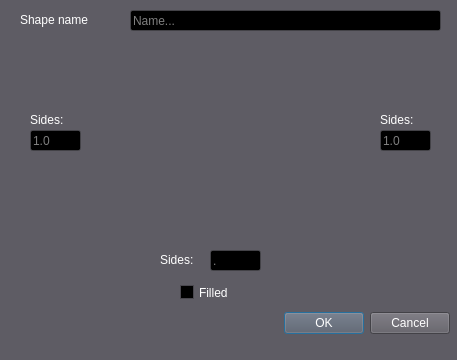
<?xml version="1.0" encoding="UTF-8"?>
<ui version="4.0">
 <class>InputDialogBox</class>
 <widget class="QDialog" name="InputDialogBox">
  <property name="geometry">
   <rect>
    <x>0</x>
    <y>0</y>
    <width>457</width>
    <height>360</height>
   </rect>
  </property>
  <property name="sizePolicy">
   <sizepolicy hsizetype="Minimum" vsizetype="Minimum">
    <horstretch>0</horstretch>
    <verstretch>0</verstretch>
   </sizepolicy>
  </property>
  <property name="minimumSize">
   <size>
    <width>457</width>
    <height>360</height>
   </size>
  </property>
  <property name="maximumSize">
   <size>
    <width>457</width>
    <height>360</height>
   </size>
  </property>
  <property name="palette">
   <palette>
    <active>
     <colorrole role="WindowText">
      <brush brushstyle="SolidPattern">
       <color alpha="255">
        <red>255</red>
        <green>255</green>
        <blue>255</blue>
       </color>
      </brush>
     </colorrole>
     <colorrole role="Button">
      <brush brushstyle="SolidPattern">
       <color alpha="255">
        <red>94</red>
        <green>92</green>
        <blue>100</blue>
       </color>
      </brush>
     </colorrole>
     <colorrole role="Light">
      <brush brushstyle="SolidPattern">
       <color alpha="255">
        <red>141</red>
        <green>138</green>
        <blue>150</blue>
       </color>
      </brush>
     </colorrole>
     <colorrole role="Midlight">
      <brush brushstyle="SolidPattern">
       <color alpha="255">
        <red>117</red>
        <green>115</green>
        <blue>125</blue>
       </color>
      </brush>
     </colorrole>
     <colorrole role="Dark">
      <brush brushstyle="SolidPattern">
       <color alpha="255">
        <red>47</red>
        <green>46</green>
        <blue>50</blue>
       </color>
      </brush>
     </colorrole>
     <colorrole role="Mid">
      <brush brushstyle="SolidPattern">
       <color alpha="255">
        <red>63</red>
        <green>61</green>
        <blue>67</blue>
       </color>
      </brush>
     </colorrole>
     <colorrole role="Text">
      <brush brushstyle="SolidPattern">
       <color alpha="255">
        <red>255</red>
        <green>255</green>
        <blue>255</blue>
       </color>
      </brush>
     </colorrole>
     <colorrole role="BrightText">
      <brush brushstyle="SolidPattern">
       <color alpha="255">
        <red>255</red>
        <green>255</green>
        <blue>255</blue>
       </color>
      </brush>
     </colorrole>
     <colorrole role="ButtonText">
      <brush brushstyle="SolidPattern">
       <color alpha="255">
        <red>255</red>
        <green>255</green>
        <blue>255</blue>
       </color>
      </brush>
     </colorrole>
     <colorrole role="Base">
      <brush brushstyle="SolidPattern">
       <color alpha="255">
        <red>0</red>
        <green>0</green>
        <blue>0</blue>
       </color>
      </brush>
     </colorrole>
     <colorrole role="Window">
      <brush brushstyle="SolidPattern">
       <color alpha="255">
        <red>94</red>
        <green>92</green>
        <blue>100</blue>
       </color>
      </brush>
     </colorrole>
     <colorrole role="Shadow">
      <brush brushstyle="SolidPattern">
       <color alpha="255">
        <red>0</red>
        <green>0</green>
        <blue>0</blue>
       </color>
      </brush>
     </colorrole>
     <colorrole role="AlternateBase">
      <brush brushstyle="SolidPattern">
       <color alpha="255">
        <red>47</red>
        <green>46</green>
        <blue>50</blue>
       </color>
      </brush>
     </colorrole>
     <colorrole role="ToolTipBase">
      <brush brushstyle="SolidPattern">
       <color alpha="255">
        <red>255</red>
        <green>255</green>
        <blue>220</blue>
       </color>
      </brush>
     </colorrole>
     <colorrole role="ToolTipText">
      <brush brushstyle="SolidPattern">
       <color alpha="255">
        <red>0</red>
        <green>0</green>
        <blue>0</blue>
       </color>
      </brush>
     </colorrole>
     <colorrole role="PlaceholderText">
      <brush brushstyle="SolidPattern">
       <color alpha="127">
        <red>255</red>
        <green>255</green>
        <blue>255</blue>
       </color>
      </brush>
     </colorrole>
    </active>
    <inactive>
     <colorrole role="WindowText">
      <brush brushstyle="SolidPattern">
       <color alpha="255">
        <red>255</red>
        <green>255</green>
        <blue>255</blue>
       </color>
      </brush>
     </colorrole>
     <colorrole role="Button">
      <brush brushstyle="SolidPattern">
       <color alpha="255">
        <red>94</red>
        <green>92</green>
        <blue>100</blue>
       </color>
      </brush>
     </colorrole>
     <colorrole role="Light">
      <brush brushstyle="SolidPattern">
       <color alpha="255">
        <red>141</red>
        <green>138</green>
        <blue>150</blue>
       </color>
      </brush>
     </colorrole>
     <colorrole role="Midlight">
      <brush brushstyle="SolidPattern">
       <color alpha="255">
        <red>117</red>
        <green>115</green>
        <blue>125</blue>
       </color>
      </brush>
     </colorrole>
     <colorrole role="Dark">
      <brush brushstyle="SolidPattern">
       <color alpha="255">
        <red>47</red>
        <green>46</green>
        <blue>50</blue>
       </color>
      </brush>
     </colorrole>
     <colorrole role="Mid">
      <brush brushstyle="SolidPattern">
       <color alpha="255">
        <red>63</red>
        <green>61</green>
        <blue>67</blue>
       </color>
      </brush>
     </colorrole>
     <colorrole role="Text">
      <brush brushstyle="SolidPattern">
       <color alpha="255">
        <red>255</red>
        <green>255</green>
        <blue>255</blue>
       </color>
      </brush>
     </colorrole>
     <colorrole role="BrightText">
      <brush brushstyle="SolidPattern">
       <color alpha="255">
        <red>255</red>
        <green>255</green>
        <blue>255</blue>
       </color>
      </brush>
     </colorrole>
     <colorrole role="ButtonText">
      <brush brushstyle="SolidPattern">
       <color alpha="255">
        <red>255</red>
        <green>255</green>
        <blue>255</blue>
       </color>
      </brush>
     </colorrole>
     <colorrole role="Base">
      <brush brushstyle="SolidPattern">
       <color alpha="255">
        <red>0</red>
        <green>0</green>
        <blue>0</blue>
       </color>
      </brush>
     </colorrole>
     <colorrole role="Window">
      <brush brushstyle="SolidPattern">
       <color alpha="255">
        <red>94</red>
        <green>92</green>
        <blue>100</blue>
       </color>
      </brush>
     </colorrole>
     <colorrole role="Shadow">
      <brush brushstyle="SolidPattern">
       <color alpha="255">
        <red>0</red>
        <green>0</green>
        <blue>0</blue>
       </color>
      </brush>
     </colorrole>
     <colorrole role="AlternateBase">
      <brush brushstyle="SolidPattern">
       <color alpha="255">
        <red>47</red>
        <green>46</green>
        <blue>50</blue>
       </color>
      </brush>
     </colorrole>
     <colorrole role="ToolTipBase">
      <brush brushstyle="SolidPattern">
       <color alpha="255">
        <red>255</red>
        <green>255</green>
        <blue>220</blue>
       </color>
      </brush>
     </colorrole>
     <colorrole role="ToolTipText">
      <brush brushstyle="SolidPattern">
       <color alpha="255">
        <red>0</red>
        <green>0</green>
        <blue>0</blue>
       </color>
      </brush>
     </colorrole>
     <colorrole role="PlaceholderText">
      <brush brushstyle="SolidPattern">
       <color alpha="127">
        <red>255</red>
        <green>255</green>
        <blue>255</blue>
       </color>
      </brush>
     </colorrole>
    </inactive>
    <disabled>
     <colorrole role="WindowText">
      <brush brushstyle="SolidPattern">
       <color alpha="255">
        <red>47</red>
        <green>46</green>
        <blue>50</blue>
       </color>
      </brush>
     </colorrole>
     <colorrole role="Button">
      <brush brushstyle="SolidPattern">
       <color alpha="255">
        <red>94</red>
        <green>92</green>
        <blue>100</blue>
       </color>
      </brush>
     </colorrole>
     <colorrole role="Light">
      <brush brushstyle="SolidPattern">
       <color alpha="255">
        <red>141</red>
        <green>138</green>
        <blue>150</blue>
       </color>
      </brush>
     </colorrole>
     <colorrole role="Midlight">
      <brush brushstyle="SolidPattern">
       <color alpha="255">
        <red>117</red>
        <green>115</green>
        <blue>125</blue>
       </color>
      </brush>
     </colorrole>
     <colorrole role="Dark">
      <brush brushstyle="SolidPattern">
       <color alpha="255">
        <red>47</red>
        <green>46</green>
        <blue>50</blue>
       </color>
      </brush>
     </colorrole>
     <colorrole role="Mid">
      <brush brushstyle="SolidPattern">
       <color alpha="255">
        <red>63</red>
        <green>61</green>
        <blue>67</blue>
       </color>
      </brush>
     </colorrole>
     <colorrole role="Text">
      <brush brushstyle="SolidPattern">
       <color alpha="255">
        <red>47</red>
        <green>46</green>
        <blue>50</blue>
       </color>
      </brush>
     </colorrole>
     <colorrole role="BrightText">
      <brush brushstyle="SolidPattern">
       <color alpha="255">
        <red>255</red>
        <green>255</green>
        <blue>255</blue>
       </color>
      </brush>
     </colorrole>
     <colorrole role="ButtonText">
      <brush brushstyle="SolidPattern">
       <color alpha="255">
        <red>47</red>
        <green>46</green>
        <blue>50</blue>
       </color>
      </brush>
     </colorrole>
     <colorrole role="Base">
      <brush brushstyle="SolidPattern">
       <color alpha="255">
        <red>94</red>
        <green>92</green>
        <blue>100</blue>
       </color>
      </brush>
     </colorrole>
     <colorrole role="Window">
      <brush brushstyle="SolidPattern">
       <color alpha="255">
        <red>94</red>
        <green>92</green>
        <blue>100</blue>
       </color>
      </brush>
     </colorrole>
     <colorrole role="Shadow">
      <brush brushstyle="SolidPattern">
       <color alpha="255">
        <red>0</red>
        <green>0</green>
        <blue>0</blue>
       </color>
      </brush>
     </colorrole>
     <colorrole role="AlternateBase">
      <brush brushstyle="SolidPattern">
       <color alpha="255">
        <red>94</red>
        <green>92</green>
        <blue>100</blue>
       </color>
      </brush>
     </colorrole>
     <colorrole role="ToolTipBase">
      <brush brushstyle="SolidPattern">
       <color alpha="255">
        <red>255</red>
        <green>255</green>
        <blue>220</blue>
       </color>
      </brush>
     </colorrole>
     <colorrole role="ToolTipText">
      <brush brushstyle="SolidPattern">
       <color alpha="255">
        <red>0</red>
        <green>0</green>
        <blue>0</blue>
       </color>
      </brush>
     </colorrole>
     <colorrole role="PlaceholderText">
      <brush brushstyle="SolidPattern">
       <color alpha="127">
        <red>47</red>
        <green>46</green>
        <blue>50</blue>
       </color>
      </brush>
     </colorrole>
    </disabled>
   </palette>
  </property>
  <property name="windowTitle">
   <string>Add shape</string>
  </property>
  <widget class="QDialogButtonBox" name="buttonBox">
   <property name="geometry">
    <rect>
     <x>280</x>
     <y>310</y>
     <width>170</width>
     <height>27</height>
    </rect>
   </property>
   <property name="orientation">
    <enum>Qt::Orientation::Horizontal</enum>
   </property>
   <property name="standardButtons">
    <set>QDialogButtonBox::StandardButton::Cancel|QDialogButtonBox::StandardButton::Ok</set>
   </property>
   <property name="centerButtons">
    <bool>false</bool>
   </property>
  </widget>
  <widget class="QCheckBox" name="isFilledCheckBox">
   <property name="geometry">
    <rect>
     <x>180</x>
     <y>280</y>
     <width>64</width>
     <height>25</height>
    </rect>
   </property>
   <property name="text">
    <string>Filled</string>
   </property>
  </widget>
  <widget class="QLabel" name="label">
   <property name="geometry">
    <rect>
     <x>110</x>
     <y>40</y>
     <width>231</width>
     <height>191</height>
    </rect>
   </property>
   <property name="sizePolicy">
    <sizepolicy hsizetype="Expanding" vsizetype="Preferred">
     <horstretch>100</horstretch>
     <verstretch>0</verstretch>
    </sizepolicy>
   </property>
   <property name="text">
    <string/>
   </property>
   <property name="pixmap">
    <pixmap>../Assets/square_co_sys.jpg</pixmap>
   </property>
   <property name="scaledContents">
    <bool>true</bool>
   </property>
  </widget>
  <widget class="QLabel" name="InputLabel1">
   <property name="geometry">
    <rect>
     <x>160</x>
     <y>250</y>
     <width>48</width>
     <height>19</height>
    </rect>
   </property>
   <property name="visible">
    <bool>false</bool>
   </property>
   <property name="text">
    <string>Sides: </string>
   </property>
  </widget>
  <widget class="QLineEdit" name="InputBox1">
   <property name="geometry">
    <rect>
     <x>210</x>
     <y>250</y>
     <width>51</width>
     <height>21</height>
    </rect>
   </property>
   <property name="visible">
    <bool>false</bool>
   </property>
   <property name="inputMethodHints">
    <set>Qt::InputMethodHint::ImhDigitsOnly</set>
   </property>
   <property name="placeholderText">
    <string>.</string>
   </property>
  </widget>
  <widget class="QLabel" name="label_2">
   <property name="geometry">
    <rect>
     <x>20</x>
     <y>10</y>
     <width>101</width>
     <height>19</height>
    </rect>
   </property>
   <property name="text">
    <string>Shape name</string>
   </property>
  </widget>
  <widget class="QLineEdit" name="IdInputBox">
   <property name="geometry">
    <rect>
     <x>130</x>
     <y>10</y>
     <width>311</width>
     <height>21</height>
    </rect>
   </property>
   <property name="placeholderText">
    <string>Name...</string>
   </property>
  </widget>
  <widget class="QLineEdit" name="InputBox2">
   <property name="geometry">
    <rect>
     <x>30</x>
     <y>130</y>
     <width>51</width>
     <height>21</height>
    </rect>
   </property>
   <property name="visible">
    <bool>false</bool>
   </property>
   <property name="inputMethodHints">
    <set>Qt::InputMethodHint::ImhDigitsOnly</set>
   </property>
   <property name="placeholderText">
    <string>1.0</string>
   </property>
  </widget>
  <widget class="QLabel" name="InputLabel2">
   <property name="geometry">
    <rect>
     <x>30</x>
     <y>110</y>
     <width>48</width>
     <height>19</height>
    </rect>
   </property>
   <property name="visible">
    <bool>false</bool>
   </property>
   <property name="text">
    <string>Sides: </string>
   </property>
  </widget>
  <widget class="QLabel" name="InputLabel3">
   <property name="geometry">
    <rect>
     <x>380</x>
     <y>110</y>
     <width>48</width>
     <height>19</height>
    </rect>
   </property>
   <property name="visible">
    <bool>false</bool>
   </property>
   <property name="text">
    <string>Sides: </string>
   </property>
  </widget>
  <widget class="QLineEdit" name="InputBox3">
   <property name="geometry">
    <rect>
     <x>380</x>
     <y>130</y>
     <width>51</width>
     <height>21</height>
    </rect>
   </property>
   <property name="visible">
    <bool>false</bool>
   </property>
   <property name="inputMethodHints">
    <set>Qt::InputMethodHint::ImhDigitsOnly</set>
   </property>
   <property name="placeholderText">
    <string>1.0</string>
   </property>
  </widget>
 </widget>
 <resources/>
 <connections>
  <connection>
   <sender>buttonBox</sender>
   <signal>accepted()</signal>
   <receiver>InputDialogBox</receiver>
   <slot>accept()</slot>
   <hints>
    <hint type="sourcelabel">
     <x>248</x>
     <y>254</y>
    </hint>
    <hint type="destinationlabel">
     <x>157</x>
     <y>274</y>
    </hint>
   </hints>
  </connection>
  <connection>
   <sender>buttonBox</sender>
   <signal>rejected()</signal>
   <receiver>InputDialogBox</receiver>
   <slot>reject()</slot>
   <hints>
    <hint type="sourcelabel">
     <x>316</x>
     <y>260</y>
    </hint>
    <hint type="destinationlabel">
     <x>286</x>
     <y>274</y>
    </hint>
   </hints>
  </connection>
 </connections>
</ui>
